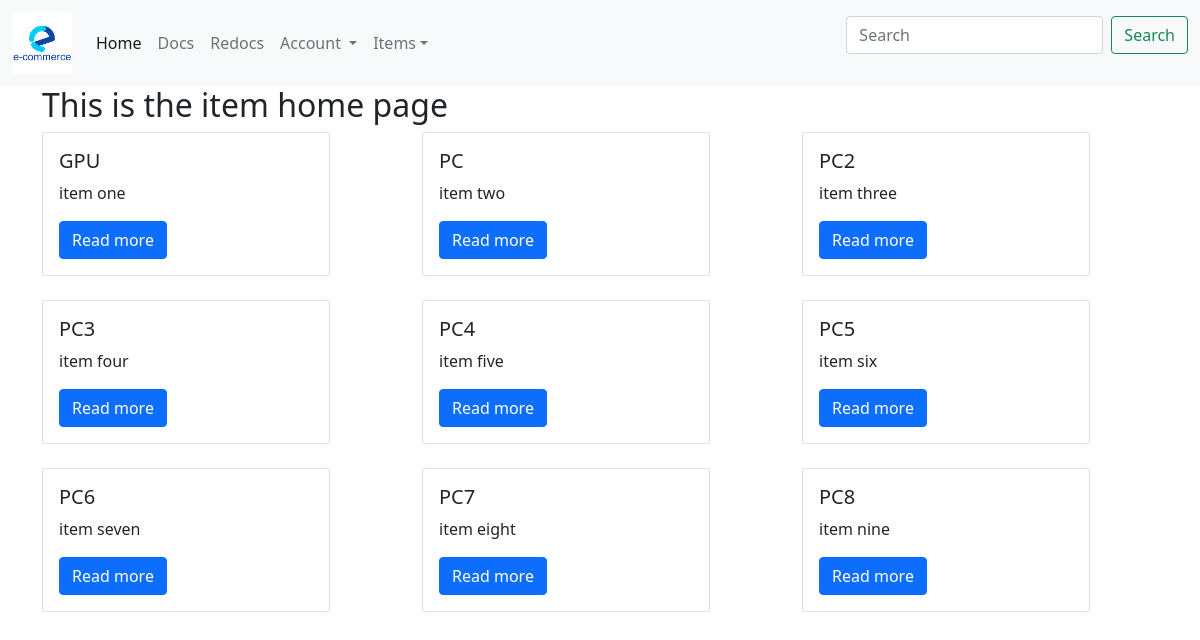
Before: / with the older database file.
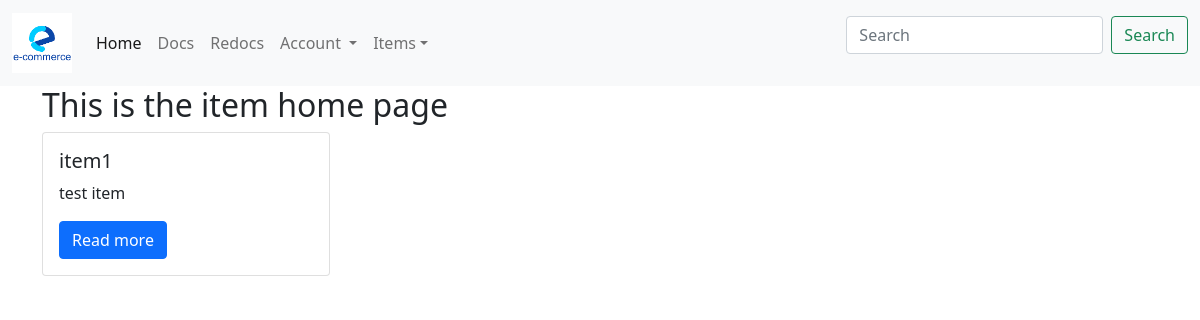
After: the same page with the newer database file.
### models.py (models this page shows)
class Items(Base):
    __tablename__ = "items"
    id = Column(Integer, primary_key=True, index=True)
    title = Column(String, nullable=False, unique=True)
    description = Column(String)
    date_posted = Column(Date)
    owner_id = Column(Integer, ForeignKey("users.id"))
    owner = relationship("User", back_populates="items")

### webapps/routers/item.py (the view)
@router.get("/")
def home(request: Request, db: Session = Depends(get_db), msg: str = None):
    items = db.query(Items).all()
    return templates.TemplateResponse(
        "item_homepage.html", {"request": request, "items": items, "msg": msg}
    )

### templates/item_homepage.html (shortened to what this page needs)
{% extends "base.html" %}
{% block content %}
<div class="container">
  <h2>This is the item home page</h2>
  <div class="row">
  {% for item in items %}
   <div class="col-md-4 mr-auto">
      {% with citem=item  %}
        {% include 'card.html' %}
      {% endwith %}
      {% if loop.index % 3 %}
            <br>
      {% endif %}
    </div>
  {% endfor %}
  </div>
</div>
{% endblock %}

### templates/base.html (shortened to what this page needs)
<!DOCTYPE>
<html>
  <head>
    <link href="https://cdn.jsdelivr.net/npm/bootstrap@5.0.2/dist/css/bootstrap.min.css" rel="stylesheet">
    <link rel="stylesheet" href="https://code.jquery.com/ui/1.12.1/themes/base/jquery-ui.css">
	  <link rel="stylesheet" href="https://cdn.datatables.net/1.11.1/css/jquery.dataTables.min.css">
    <link rel="stylesheet" href="https://cdn.datatables.net/1.12.1/css/jquery.dataTables.min.css">
  </head>
  <body>
    {% include "navbar.html" %}
    {% block content %}
    {% endblock %}
  </body>
</html>

### templates/navbar.html (shortened to what this page needs)
<nav class="navbar navbar-expand-lg navbar-light bg-light" id="navbar">
  <div class="container-fluid">
    <a class="navbar-brand" href="#">
      <img src="{{url_for('static', path='images/e-commerce.png')}}" alt="Logo" width="60" height="60">
    </a>
    <div class="collapse navbar-collapse" id="navbarSupportedContent">
      <ul class="navbar-nav me-auto mb-2 mb-lg-0">
        <li class="nav-item">
          <a class="nav-link active" aria-current="page" href="/">Home</a>
        </li>
        <li class="nav-item">
          <a class="nav-link" href="/docs/">Docs</a>
        </li>
        <li class="nav-item">
          <a class="nav-link" href="/redocs/">Redocs</a>
        </li>
          <li class="nav-item dropdown">
          <a class="nav-link dropdown-toggle" href="#" id="navbarDropdown" role="button" data-bs-toggle="dropdown" aria-expanded="false">
            Account
          </a>
        </li>
        <li class="nav-item dropdown">
          <a class="nav-link dropdown-toggle" href="#" role="button" data-bs-toggle="dropdown" aria-expanded="false">Items</a>
        </li>
      </ul>
      <form class="d-flex" action="/search">
        <input class="form-control me-2" id="autocomplete" name="query" type="search" placeholder="Search" aria-label="Search">
        <button class="btn btn-outline-success" type="submit">Search</button>
      </form>
    </div>
  </div>
</nav>

### templates/card.html
<div class="card" style="width: 18rem;">
  <div class="card-body">
    <h5 class="card-title">{{citem.title}}</h5>
      <p class="card-text">{{citem.description[:60]}}</p>
      <a href="/detail/{{ citem.id }}" class="btn btn-primary">Read more</a>
  </div>
</div>

Changed rows visible on the page:
removed Items: title "GPU", description "item one"
removed Items: title "PC", description "item two"
removed Items: title "PC2", description "item three"
removed Items: title "PC3", description "item four"
removed Items: title "PC4", description "item five"
removed Items: title "PC5", description "item six"
removed Items: title "PC6", description "item seven"
removed Items: title "PC7", description "item eight"
removed Items: title "PC8", description "item nine"
added Items: title "item1", description "test item"
